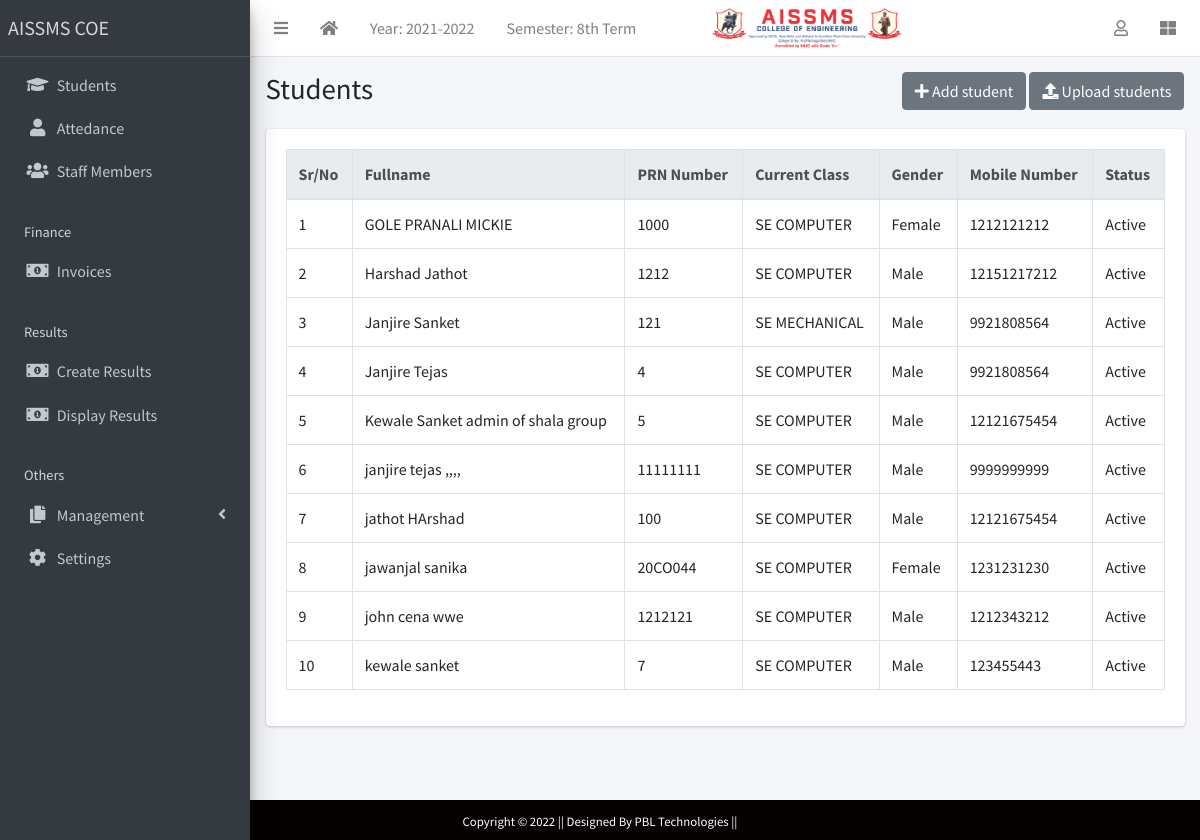
The page /student/list (signed in) on the database its author committed.
### apps/corecode/models.py (models this page shows, shortened)
class AcademicSession(models.Model):
    name = models.CharField(max_length=200, unique=True)
    current = models.BooleanField(default=True)
    class Meta:
        ordering = ["-name"]

class AcademicTerm(models.Model):
    name = models.CharField(max_length=20, unique=True)
    current = models.BooleanField(default=True)
    class Meta:
        ordering = ["name"]

class StudentClass(models.Model):
    name = models.CharField(max_length=200, unique=True)
    class Meta:
        verbose_name = "Class"
        verbose_name_plural = "Classes"
        ordering = ["name"]
    def __str__(self):
        return self.name

### apps/students/models.py (models this page shows, shortened)
class Student(models.Model):
    STATUS_CHOICES = [("active", "Active"), ("inactive", "Inactive")]
    GENDER_CHOICES = [("male", "Male"), ("female", "Female")]
    current_status = models.CharField(
        max_length=10, choices=STATUS_CHOICES, default="active"
    )
    registration_number = models.CharField(max_length=200, unique=True)
    surname = models.CharField(max_length=200)
    firstname = models.CharField(max_length=200)
    other_name = models.CharField(max_length=200, blank=True)
    gender = models.CharField(max_length=10, choices=GENDER_CHOICES, default="male")
    date_of_birth = models.DateField(default=timezone.now)
    current_class = models.ForeignKey(
        StudentClass, on_delete=models.SET_NULL, blank=True, null=True
    )
    date_of_admission = models.DateField(default=timezone.now)
    mobile_num_regex = RegexValidator(
        regex="^[0-9]{10,15}$", message="Entered mobile number isn't in a right format!"
    )
    parent_mobile_number = models.CharField(
        validators=[mobile_num_regex], max_length=13, blank=True
    )
    address = models.TextField(blank=True)
    others = models.TextField(blank=True)
    passport = models.ImageField(blank=True, upload_to="students/passports/")
    class Meta:
        ordering = ["surname", "firstname", "other_name"]

### apps/students/views.py (the view)
# urls.py: path("list", StudentListView.as_view(), name="student-list"),
class StudentListView(LoginRequiredMixin, ListView):
    model = Student
    template_name = "students/student_list.html"

### apps/corecode/context_processors.py (called while the page is built)
def site_defaults(request):
    current_session = AcademicSession.objects.get(current=True)
    current_term = AcademicTerm.objects.get(current=True)
    vals = SiteConfig.objects.all()
    contexts = {
        "current_session": current_session.name,
        "current_term": current_term.name,
    }
    for val in vals:
        contexts[val.key] = val.value
    return contexts

### apps/students/templates/students/student_list.html (shortened to what this page needs)
{% extends 'base.html' %}
{% block title %}Students{% endblock title %}
{% block breadcrumb %}
<a class="btn btn-secondary" href="{% url 'student-create' %}"><i
    class="fas fa-plus"></i> Add student</a>
<a class="btn btn-secondary" href="{% url 'student-upload' %}"><i
    class="fas fa-upload"></i> Upload students</a>
{% endblock breadcrumb %}
{% block content %}
  <div class="table-responsive">
    <table id="studenttable" class="table table-bordered table-hover" data-page-length='100'>
      <thead class="thead-light">
        <tr>
          <th>Sr/No</th>
          <th>Fullname</th>
          <th>PRN Number</th>
          <th>Current Class</th>
          <th>Gender</th>
          <th>Mobile Number</th>
          <th>Status</th>
        </tr>
      </thead>
      <tbody>
        {% for student in student_list %}
          <tr class='clickable-row' data-href="{% url 'student-detail' student.id %}">
            <td>{{ forloop.counter}}</td>
            <td>{{ student.surname}} {{student.firstname }} {{student.other_name }}</td>
            <td>{{ student.registration_number}}</td>
            <td>{{ student.current_class}}</td>
            <td>{{ student.get_gender_display}}</td>
            <td>{{ student.parent_mobile_number}}</td>
            <td>{{ student.get_current_status_display}}</td>
          </tr>
        {% endfor %}
      </tbody>
    </table>
  </div>
{% endblock content %}

### templates/base.html (shortened to what this page needs)
{% load static %}
<!DOCTYPE html>
<html lang="en">
<head>
  <link rel="stylesheet" href="{% static 'plugins/fontawesome-free/css/all.min.css' %}">
  <link rel="stylesheet" href="{% static 'plugins/toastr/toastr.min.css' %}">
  <link rel="stylesheet" href="{% static 'plugins/overlayScrollbars/css/OverlayScrollbars.min.css' %}">
  <link rel="stylesheet" href="{% static 'plugins/Datatables/datatables.min.css' %}" />
  <link rel="stylesheet" href="{% static 'dist/css/adminlte.min.css' %}">
</head>
<body class="hold-transition sidebar-mini layout-fixed layout-navbar-fixed layout-footer-fixed">
  <div class="wrapper">
    <nav class="main-header navbar navbar-expand navbar-white navbar-light">
      <ul class="navbar-nav">
        <li class="nav-item">
          <a class="nav-link" data-widget="pushmenu" href="#" role="button"><i class="fas fa-bars"></i></a>
        </li>
        <li class="nav-item d-none d-sm-inline-block">
          <a href="{% url 'home' %} " class="nav-link"><i class="fa fa-home"></i></a>
        </li>
        <li class="nav-item d-none d-sm-inline-block">
          <a href="{% url 'current-session' %}" class="nav-link">Year: {{ current_session }}</a>
        </li>
        <li class="nav-item d-none d-sm-inline-block">
          <a href="{% url 'current-session' %}" class="nav-link">Semester: {{ current_term }}</a>
        </li>
        <li class="nav-item d-none d-sm-inline-block">
          <img style="height: 40px; width: 250px; padding-left: 60px;" src="{% static 'dist/img/logo-COE.png' %}"
            alt="">
        </li>
      </ul>
      <ul class="navbar-nav ml-auto">
        <li class="nav-item dropdown">
          <a class="nav-link" data-toggle="dropdown" href="#">
            <i class="far fa-user"></i>
          </a>
        </li>
        <li class="nav-item">
          <a class="nav-link" data-widget="control-sidebar" data-slide="true" href="#" role="button"><i
              class="fas fa-th-large"></i></a>
        </li>
      </ul>
    </nav>
    <aside class="main-sidebar sidebar-dark-primary elevation-4">
      <a href="{% url 'home' %}" class="brand-link">AISSMS COE</a>
      <div class="sidebar">
        <nav class="mt-2">
          <ul class="nav nav-pills nav-sidebar flex-column" data-widget="treeview" role="menu" data-accordion="false">
            <li class="nav-item">
              <a href="{% url 'student-list' %}" class="nav-link">
                <i class="nav-icon fas fa-graduation-cap"></i>
                <p>
                  Students
                </p>
              </a>
            </li>
            <li class="nav-item">
              <a href="#" class="nav-link">
                <i class="nav-icon fas fa-user"></i>
                <p href="#">
                  Attedance
                </p>
              </a>
            </li>
            <li class="nav-item">
              <a href="{% url 'staff-list' %}" class="nav-link">
                <i class="nav-icon fas fa-users"></i>
                <p>
                  Staff Members
                </p>
              </a>
            </li>
            <li class="nav-header">Finance</li>
            <li class="nav-item">
              <a href="{% url 'invoice-list' %}" class="nav-link">
                <i class="nav-icon fas fa-money-bill-alt"></i>
                <p>
                  Invoices
                </p>
              </a>
            </li>
            <li class="nav-header">Results</li>
            <li class="nav-item">
              <a href="{% url 'create-result' %}" class="nav-link">
                <i class="nav-icon fas fa-money-bill-alt"></i>
                <p>
                  Create Results
                </p>
              </a>
            </li>
            <li class="nav-item">
              <a href="{% url 'view-results' %}" class="nav-link">
                <i class="nav-icon fas fa-money-bill-alt"></i>
                <p>
                  Display Results
                </p>
              </a>
            </li>
            <li class="nav-header">Others</li>
            <li class="nav-item has-treeview">
              <a href="#" class="nav-link">
                <i class="nav-icon fas fa-copy"></i>
                <p>
                  Management
                  <i class="fas fa-angle-left right"></i>
                </p>
              </a>
            </li>
            <li class="nav-item">
              <a href="{% url 'configs' %}" class="nav-link">
                <i class="nav-icon fas fa-cog"></i>
                <p>
                  Settings
                </p>
              </a>
            </li>
          </ul>
        </nav>
      </div>
    </aside>
    <div class="content-wrapper">
      <section class="content-header">
        <div class="container-fluid">
          <div class="row mb-1">
            <div class="col-sm-8">
              <h1>{% block title %}{% endblock title %}</h1>
            </div>
            <div class="col-sm-4">
              <ol class="breadcrumb float-sm-right">
                <li class="breadcrumb-item">{% block breadcrumb %}{% endblock breadcrumb %}</li>
              </ol>
            </div>
          </div>
        </div>
      </section>
      <section class="content">
        <div class="container-fluid">
          <div class="row">
            <div class="col-md-12">
              {% block fullcard %}
              <div class="card">
                <div class="card-body">
                  <div class="row">
                    <div class="col">
                      {% block content %}
                      {% endblock content %}
                    </div>
                  </div>
                </div>
              </div>
              {% endblock fullcard %}
            </div>
          </div>
        </div>
      </section>
    </div>
  </div>
  <footer class="container-fluid  text-center p-2 " style="background-color: rgb(6, 1, 1);">
    <small class="text-white" style="background-color: rgb(6, 1, 1);">Copyright &copy; 2022 || Designed By PBL
      Technologies || </small>
  </footer>
</body>
</html>

### rows shown on the page
AcademicSession: name "2021-2022"
AcademicTerm: name "8th Term"
Student: surname "GOLE", firstname "PRANALI", other_name "MICKIE", registration_number "1000", current_class "SE COMPUTER", gender "Female", parent_mobile_number "1212121212", current_status "Active"
Student: surname "Harshad", firstname "Jathot", registration_number "1212", current_class "SE COMPUTER", gender "Male", parent_mobile_number "12151217212", current_status "Active"
Student: surname "Janjire", firstname "Sanket", registration_number "121", current_class "SE MECHANICAL", gender "Male", parent_mobile_number "9921808564", current_status "Active"
Student: surname "Janjire", firstname "Tejas", registration_number "4", current_class "SE COMPUTER", gender "Male", parent_mobile_number "9921808564", current_status "Active"
Student: surname "Kewale", firstname "Sanket", other_name "admin of shala group", registration_number "5", current_class "SE COMPUTER", gender "Male", parent_mobile_number "12121675454", current_status "Active"
Student: surname "janjire", firstname "tejas", other_name ",,,,", registration_number "11111111", current_class "SE COMPUTER", gender "Male", parent_mobile_number "9999999999", current_status "Active"
Student: surname "jathot", firstname "HArshad", registration_number "100", current_class "SE COMPUTER", gender "Male", parent_mobile_number "12121675454", current_status "Active"
Student: surname "jawanjal", firstname "sanika", registration_number "20CO044", current_class "SE COMPUTER", gender "Female", parent_mobile_number "1231231230", current_status "Active"
Student: surname "john", firstname "cena", other_name "wwe", registration_number "1212121", current_class "SE COMPUTER", gender "Male", parent_mobile_number "1212343212", current_status "Active"
Student: surname "kewale", firstname "sanket", registration_number "7", current_class "SE COMPUTER", gender "Male", parent_mobile_number "123455443", current_status "Active"
